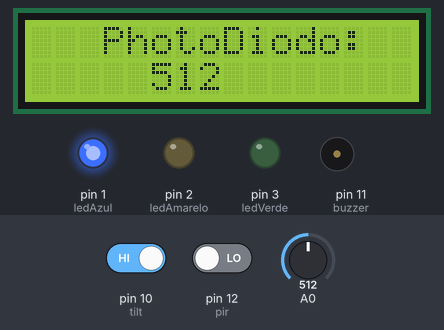
The sketch below on a simulated Arduino Uno, built with avr-gcc and run on an emulated ATmega328P. Shown: 16×2 character LCD, output pins drawn as LEDs (lit = HIGH), buzzer (waves = sounding, pin HIGH). The test bench sets the inputs (shaded band); at power-on: A0 = 512, pin 10 (tilt) HIGH, pin 12 (pir) LOW.

Above: at 1.3 s.
1.4 s: A0 set to 89
At 2.5 s:
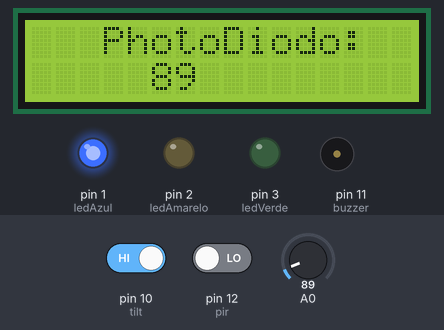
2.9 s: A0 set to 76
At 4.1 s:
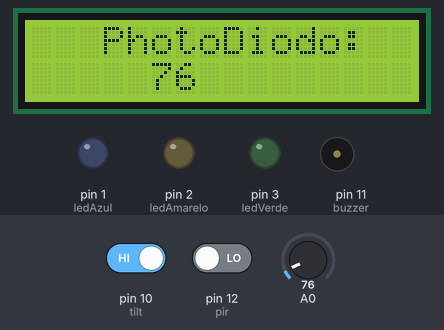
4.4 s: pin 10 (tilt) driven LOW
At 5.1 s:
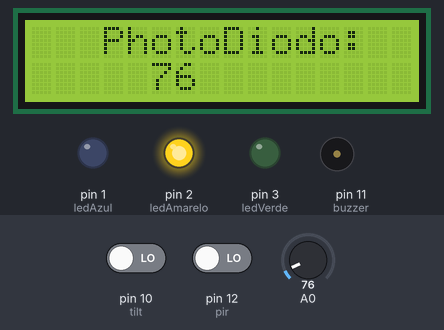
5.9 s: pin 12 (pir) driven HIGH
At 7.1 s:
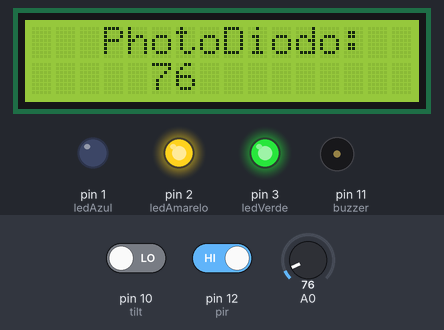
7.6 s: A0 set to 92
At 8.8 s:
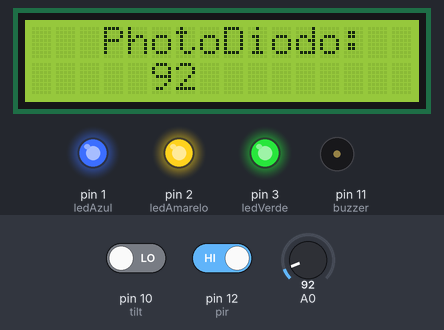
9.1 s: pin 10 (tilt) driven HIGH
At 9.7 s:
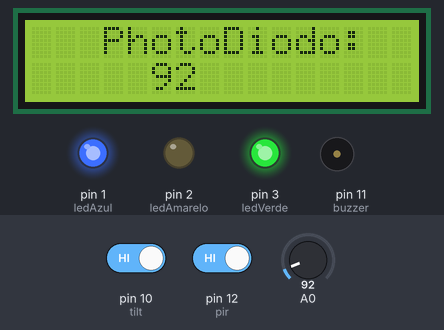
Timing chart, 0 to 11.6 s (numbered marks = the images above; inputs shaded):
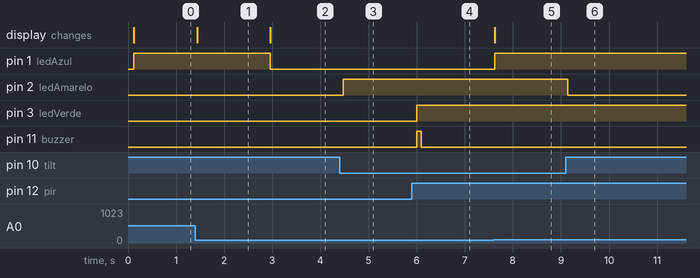

The sketch:

Projeto_Photodiodo_e_LCD.ino
```cpp
// Autor: Fabrício Onofre - RA:20130 - PD20
// Projeto Photodiodo e LCD - Automação e Controle de Dispositivos
// Professor: Sergio Luiz Moral Marques

#include <LiquidCrystal.h>

#define ledAzul     1
#define ledAmarelo  2
#define ledVerde    3
#define pir        12
#define buzzer     11
#define tilt       10
#define caracteres 16
#define linhas      2
#define RS          9
#define EN          8
#define D4          7
#define D5          6
#define D6          5
#define D7          4

// Objeto da Classe Liquid para usar o Display
LiquidCrystal lcd(RS,EN,D4,D5,D6,D7);


void setup()
{
  // configura os pinos de acordo com o que irão fazer
  pinMode(ledAzul, OUTPUT);
  pinMode(ledAmarelo, OUTPUT);
  pinMode(ledVerde, OUTPUT);
  pinMode(buzzer, OUTPUT);
  pinMode(tilt, INPUT_PULLUP);
  lcd.begin(caracteres, linhas);
  delay(50);
  lcd.clear();
  lcd.setCursor(3,0);
  lcd.print("PhotoDiodo:");
}

bool ativo = false;

void loop()
{
  /* Verifica o sensor pir
  Se algum objeto se mover, o buzzer toca e o led verde liga */
  if (digitalRead(pir) == HIGH)
  {
  digitalWrite(ledVerde, HIGH);
    if (!ativo)
    {
      digitalWrite(buzzer,HIGH);
      delay(100);
      digitalWrite(buzzer,LOW);
      ativo = true;
    }
  }
  else
  {
  digitalWrite(ledVerde, LOW);
    ativo = false;
  }

  int valorPhoto = analogRead(A0);

  /* Verificação do fotodiodo
  Se o fotodiodo estiver recebendo luz o led azul liga */
  if(valorPhoto<82)
  {
    digitalWrite(ledAzul,LOW);
  }
  else
  {
    digitalWrite(ledAzul,HIGH);
  }

  /* Verificação do sensor de inclnação
  Se o sensor estiver não estiver inclinado o led amarelo liga */
  if (digitalRead(tilt) == HIGH)
  {
    digitalWrite(ledAmarelo, LOW);
  }
  else
  {
    digitalWrite(ledAmarelo, HIGH);
  }

  /* Exibi o valor do photodiodo no Display */
  lcd.setCursor(5,1);
  lcd.print("     ");
  lcd.setCursor(5,1);
  lcd.print(valorPhoto);
  delay(100);
}
```

Measured:
- the behaviour switches between 82 and 81 on A0 (found by bisection; images 1 and 2)
- after the input at 1.4 s, the display: changes at once (image 1)
- after the input at 2.9 s, pin 1 (ledAzul): HIGH → LOW after 0.06 s; the display: changes after 0.06 s (image 2)
- after the input at 4.4 s, pin 2 (ledAmarelo): LOW → HIGH after 0.08 s
- after the input at 5.9 s, pin 3 (ledVerde): LOW → HIGH after 0.10 s; pin 11 (buzzer): LOW → HIGH after 0.10 s, → LOW 0.10 s later
- after the input at 7.6 s, pin 1 (ledAzul): LOW → HIGH at once; the display: changes at once (image 5)
- after the input at 9.1 s, pin 2 (ledAmarelo): HIGH → LOW at once
